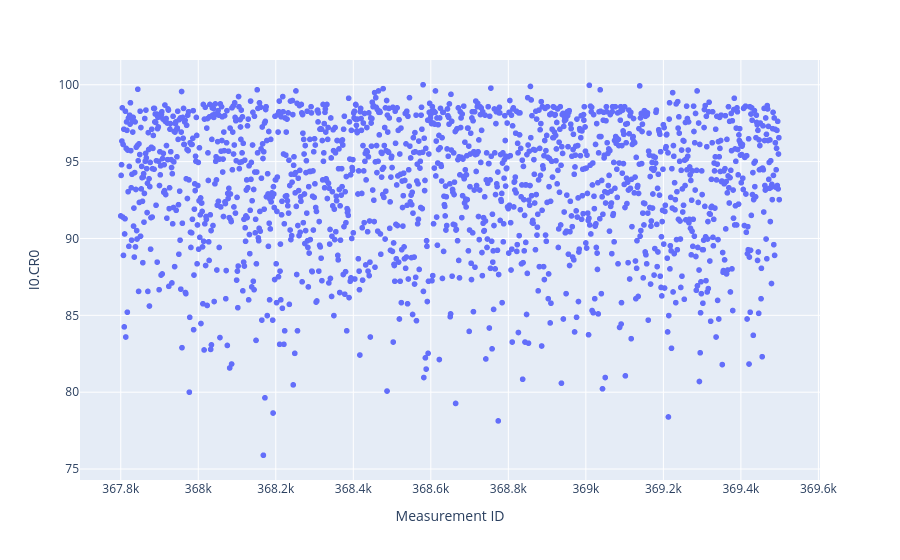

The code cell stored with this chart in its notebook:
### Code cell
fig = px.scatter(photo_df_OK, x='Measurement ID', y='I0.CR0')
fig.show()

### Figure 1 — Plotly figure (JSON) as saved in the notebook; plotly's stock layout.template omitted (floating-point values rounded to 4 significant figures; data arrays with more than 128 entries replaced by an {"elided": "..."} marker saying what was removed)
{"data": [{"hovertemplate": "Measurement ID=%{x}<br>I0.CR0=%{y}<extra></extra>", "legendgroup": "", "marker": {"color": "#636efa", "symbol": "circle"}, "mode": "markers", "name": "", "showlegend": false, "type": "scattergl", "x": {"elided": "1700 int values"}, "xaxis": "x", "y": {"elided": "1700 float values"}, "yaxis": "y"}], "layout": {"legend": {"tracegroupgap": 0}, "margin": {"t": 60}, "xaxis": {"anchor": "y", "domain": [0, 1], "title": {"text": "Measurement ID"}}, "yaxis": {"anchor": "x", "domain": [0, 1], "title": {"text": "I0.CR0"}}}}
